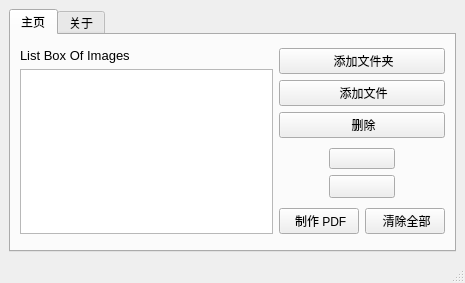
<?xml version="1.0" encoding="UTF-8"?>
<ui version="4.0">
 <class>MainWindow</class>
 <widget class="QMainWindow" name="MainWindow">
  <property name="geometry">
   <rect>
    <x>0</x>
    <y>0</y>
    <width>465</width>
    <height>283</height>
   </rect>
  </property>
  <property name="minimumSize">
   <size>
    <width>465</width>
    <height>283</height>
   </size>
  </property>
  <property name="maximumSize">
   <size>
    <width>465</width>
    <height>283</height>
   </size>
  </property>
  <property name="windowTitle">
   <string>图片转换为 PDF</string>
  </property>
  <property name="windowIcon">
   <iconset>
    <normaloff>icons/main_icon.png</normaloff>icons/main_icon.png</iconset>
  </property>
  <widget class="QWidget" name="centralwidget">
   <layout class="QHBoxLayout" name="horizontalLayout_6">
    <item>
     <widget class="QTabWidget" name="tabWidget">
      <property name="tabShape">
       <enum>QTabWidget::Rounded</enum>
      </property>
      <property name="currentIndex">
       <number>0</number>
      </property>
      <widget class="QWidget" name="tab">
       <attribute name="icon">
        <iconset>
         <normaloff>icons/top_menu_50px.png</normaloff>icons/top_menu_50px.png</iconset>
       </attribute>
       <attribute name="title">
        <string>主页</string>
       </attribute>
       <layout class="QGridLayout" name="gridLayout">
        <item row="0" column="0" rowspan="3">
         <layout class="QVBoxLayout" name="verticalLayout_3">
          <item>
           <widget class="QLabel" name="label_8">
            <property name="text">
             <string>&lt;html&gt;&lt;head/&gt;&lt;body&gt;&lt;p&gt;&lt;span style=&quot; font-size:10pt;&quot;&gt;List Box Of Images&lt;/span&gt;&lt;/p&gt;&lt;/body&gt;&lt;/html&gt;</string>
            </property>
           </widget>
          </item>
          <item>
           <widget class="QListWidget" name="listWidget"/>
          </item>
         </layout>
        </item>
        <item row="0" column="1">
         <layout class="QVBoxLayout" name="verticalLayout">
          <item>
           <widget class="QPushButton" name="pushButton">
            <property name="text">
             <string> 添加文件夹</string>
            </property>
            <property name="icon">
             <iconset>
              <normaloff>icons/Add Folder_50px.png</normaloff>icons/Add Folder_50px.png</iconset>
            </property>
           </widget>
          </item>
          <item>
           <widget class="QPushButton" name="pushButton_add">
            <property name="text">
             <string> 添加文件</string>
            </property>
            <property name="icon">
             <iconset>
              <normaloff>icons/plus_50px.png</normaloff>icons/plus_50px.png</iconset>
            </property>
           </widget>
          </item>
          <item>
           <widget class="QPushButton" name="pushButton_remove">
            <property name="text">
             <string> 删除</string>
            </property>
            <property name="icon">
             <iconset>
              <normaloff>icons/minus_50px.png</normaloff>icons/minus_50px.png</iconset>
            </property>
           </widget>
          </item>
         </layout>
        </item>
        <item row="1" column="1">
         <layout class="QVBoxLayout" name="verticalLayout_2" stretch="0,0">
          <property name="leftMargin">
           <number>50</number>
          </property>
          <property name="rightMargin">
           <number>50</number>
          </property>
          <item>
           <widget class="QPushButton" name="pushButton_up">
            <property name="maximumSize">
             <size>
              <width>91</width>
              <height>21</height>
             </size>
            </property>
            <property name="text">
             <string/>
            </property>
            <property name="icon">
             <iconset>
              <normaloff>icons/collapse_arrow_50px.png</normaloff>icons/collapse_arrow_50px.png</iconset>
            </property>
           </widget>
          </item>
          <item>
           <widget class="QPushButton" name="pushButton_down">
            <property name="maximumSize">
             <size>
              <width>91</width>
              <height>23</height>
             </size>
            </property>
            <property name="text">
             <string/>
            </property>
            <property name="icon">
             <iconset>
              <normaloff>icons/expand_arrow_50px.png</normaloff>icons/expand_arrow_50px.png</iconset>
            </property>
           </widget>
          </item>
         </layout>
        </item>
        <item row="2" column="1">
         <layout class="QHBoxLayout" name="horizontalLayout">
          <item>
           <widget class="QPushButton" name="pushButton_make_pdf">
            <property name="text">
             <string> 制作 PDF</string>
            </property>
            <property name="icon">
             <iconset>
              <normaloff>icons/export_pdf_50px.png</normaloff>icons/export_pdf_50px.png</iconset>
            </property>
           </widget>
          </item>
          <item>
           <widget class="QPushButton" name="pushButton_clear">
            <property name="text">
             <string> 清除全部</string>
            </property>
            <property name="icon">
             <iconset>
              <normaloff>icons/clear_symbol_50px.png</normaloff>icons/clear_symbol_50px.png</iconset>
            </property>
           </widget>
          </item>
         </layout>
        </item>
       </layout>
      </widget>
      <widget class="QWidget" name="tab_2">
       <attribute name="icon">
        <iconset>
         <normaloff>icons/info_50px.png</normaloff>icons/info_50px.png</iconset>
       </attribute>
       <attribute name="title">
        <string>关于</string>
       </attribute>
       <layout class="QGridLayout" name="gridLayout_3">
        <item row="0" column="0">
         <layout class="QHBoxLayout" name="horizontalLayout_2">
          <item>
           <widget class="QLabel" name="label">
            <property name="text">
             <string>&lt;html&gt;&lt;head/&gt;&lt;body&gt;&lt;p&gt;Developer:&lt;/p&gt;&lt;/body&gt;&lt;/html&gt;</string>
            </property>
           </widget>
          </item>
          <item>
           <widget class="QLabel" name="label_2">
            <property name="text">
             <string>Sakib Khan Inan</string>
            </property>
           </widget>
          </item>
         </layout>
        </item>
        <item row="1" column="0">
         <layout class="QHBoxLayout" name="horizontalLayout_3">
          <item>
           <widget class="QLabel" name="label_5">
            <property name="minimumSize">
             <size>
              <width>81</width>
              <height>16</height>
             </size>
            </property>
            <property name="text">
             <string>联系信息:</string>
            </property>
           </widget>
          </item>
          <item>
           <widget class="QLabel" name="label_6">
            <property name="minimumSize">
             <size>
              <width>191</width>
              <height>16</height>
             </size>
            </property>
            <property name="text">
             <string>sakib.khaninan@hotmail.com</string>
            </property>
           </widget>
          </item>
         </layout>
        </item>
        <item row="2" column="0">
         <layout class="QHBoxLayout" name="horizontalLayout_4">
          <item>
           <widget class="QLabel" name="label_4">
            <property name="maximumSize">
             <size>
              <width>191</width>
              <height>20</height>
             </size>
            </property>
            <property name="text">
             <string>所用工具:</string>
            </property>
           </widget>
          </item>
          <item>
           <widget class="QLabel" name="label_3">
            <property name="text">
             <string>Python 3.7, PyQt5, PILLOW (PIL).</string>
            </property>
           </widget>
          </item>
         </layout>
        </item>
        <item row="3" column="0">
         <layout class="QHBoxLayout" name="horizontalLayout_5">
          <item>
           <widget class="QLabel" name="label_7">
            <property name="text">
             <string>图标来自:</string>
            </property>
           </widget>
          </item>
          <item>
           <widget class="QLabel" name="label_9">
            <property name="text">
             <string>&lt;html&gt;&lt;head/&gt;&lt;body&gt;&lt;p&gt;&lt;a href=&quot;https://icons8.com&quot;&gt;&lt;span style=&quot; text-decoration: underline; color:#00bcd4;&quot;&gt;Icons8.com&lt;/span&gt;&lt;/a&gt;&lt;/p&gt;&lt;/body&gt;&lt;/html&gt;</string>
            </property>
            <property name="openExternalLinks">
             <bool>true</bool>
            </property>
           </widget>
          </item>
         </layout>
        </item>
        <item row="4" column="0">
         <widget class="QTextBrowser" name="textBrowser">
          <property name="html">
           <string>&lt;!DOCTYPE HTML PUBLIC &quot;-//W3C//DTD HTML 4.0//EN&quot; &quot;http://www.w3.org/TR/REC-html40/strict.dtd&quot;&gt;
&lt;html&gt;&lt;head&gt;&lt;meta name=&quot;qrichtext&quot; content=&quot;1&quot; /&gt;&lt;style type=&quot;text/css&quot;&gt;
p, li { white-space: pre-wrap; }
&lt;/style&gt;&lt;/head&gt;&lt;body style=&quot; font-family:'MS Shell Dlg 2'; font-size:8.25pt; font-weight:400; font-style:normal;&quot;&gt;
&lt;p style=&quot; margin-top:0px; margin-bottom:0px; margin-left:0px; margin-right:0px; -qt-block-indent:0; text-indent:0px;&quot;&gt;MIT License&lt;/p&gt;
&lt;p style=&quot;-qt-paragraph-type:empty; margin-top:0px; margin-bottom:0px; margin-left:0px; margin-right:0px; -qt-block-indent:0; text-indent:0px;&quot;&gt;&lt;br /&gt;&lt;/p&gt;
&lt;p style=&quot; margin-top:0px; margin-bottom:0px; margin-left:0px; margin-right:0px; -qt-block-indent:0; text-indent:0px;&quot;&gt;Copyright (c) 2020 Sakib Khan Inan&lt;/p&gt;
&lt;p style=&quot;-qt-paragraph-type:empty; margin-top:0px; margin-bottom:0px; margin-left:0px; margin-right:0px; -qt-block-indent:0; text-indent:0px;&quot;&gt;&lt;br /&gt;&lt;/p&gt;
&lt;p style=&quot; margin-top:0px; margin-bottom:0px; margin-left:0px; margin-right:0px; -qt-block-indent:0; text-indent:0px;&quot;&gt;Permission is hereby granted, free of charge, to any person obtaining a copy&lt;/p&gt;
&lt;p style=&quot; margin-top:0px; margin-bottom:0px; margin-left:0px; margin-right:0px; -qt-block-indent:0; text-indent:0px;&quot;&gt;of this software and associated documentation files (the &amp;quot;Software&amp;quot;), to deal&lt;/p&gt;
&lt;p style=&quot; margin-top:0px; margin-bottom:0px; margin-left:0px; margin-right:0px; -qt-block-indent:0; text-indent:0px;&quot;&gt;in the Software without restriction, including without limitation the rights&lt;/p&gt;
&lt;p style=&quot; margin-top:0px; margin-bottom:0px; margin-left:0px; margin-right:0px; -qt-block-indent:0; text-indent:0px;&quot;&gt;to use, copy, modify, merge, publish, distribute, sublicense, and/or sell&lt;/p&gt;
&lt;p style=&quot; margin-top:0px; margin-bottom:0px; margin-left:0px; margin-right:0px; -qt-block-indent:0; text-indent:0px;&quot;&gt;copies of the Software, and to permit persons to whom the Software is&lt;/p&gt;
&lt;p style=&quot; margin-top:0px; margin-bottom:0px; margin-left:0px; margin-right:0px; -qt-block-indent:0; text-indent:0px;&quot;&gt;furnished to do so, subject to the following conditions:&lt;/p&gt;
&lt;p style=&quot;-qt-paragraph-type:empty; margin-top:0px; margin-bottom:0px; margin-left:0px; margin-right:0px; -qt-block-indent:0; text-indent:0px;&quot;&gt;&lt;br /&gt;&lt;/p&gt;
&lt;p style=&quot; margin-top:0px; margin-bottom:0px; margin-left:0px; margin-right:0px; -qt-block-indent:0; text-indent:0px;&quot;&gt;The above copyright notice and this permission notice shall be included in all&lt;/p&gt;
&lt;p style=&quot; margin-top:0px; margin-bottom:0px; margin-left:0px; margin-right:0px; -qt-block-indent:0; text-indent:0px;&quot;&gt;copies or substantial portions of the Software.&lt;/p&gt;
&lt;p style=&quot;-qt-paragraph-type:empty; margin-top:0px; margin-bottom:0px; margin-left:0px; margin-right:0px; -qt-block-indent:0; text-indent:0px;&quot;&gt;&lt;br /&gt;&lt;/p&gt;
&lt;p style=&quot; margin-top:0px; margin-bottom:0px; margin-left:0px; margin-right:0px; -qt-block-indent:0; text-indent:0px;&quot;&gt;THE SOFTWARE IS PROVIDED &amp;quot;AS IS&amp;quot;, WITHOUT WARRANTY OF ANY KIND, EXPRESS OR&lt;/p&gt;
&lt;p style=&quot; margin-top:0px; margin-bottom:0px; margin-left:0px; margin-right:0px; -qt-block-indent:0; text-indent:0px;&quot;&gt;IMPLIED, INCLUDING BUT NOT LIMITED TO THE WARRANTIES OF MERCHANTABILITY,&lt;/p&gt;
&lt;p style=&quot; margin-top:0px; margin-bottom:0px; margin-left:0px; margin-right:0px; -qt-block-indent:0; text-indent:0px;&quot;&gt;FITNESS FOR A PARTICULAR PURPOSE AND NONINFRINGEMENT. IN NO EVENT SHALL THE&lt;/p&gt;
&lt;p style=&quot; margin-top:0px; margin-bottom:0px; margin-left:0px; margin-right:0px; -qt-block-indent:0; text-indent:0px;&quot;&gt;AUTHORS OR COPYRIGHT HOLDERS BE LIABLE FOR ANY CLAIM, DAMAGES OR OTHER&lt;/p&gt;
&lt;p style=&quot; margin-top:0px; margin-bottom:0px; margin-left:0px; margin-right:0px; -qt-block-indent:0; text-indent:0px;&quot;&gt;LIABILITY, WHETHER IN AN ACTION OF CONTRACT, TORT OR OTHERWISE, ARISING FROM,&lt;/p&gt;
&lt;p style=&quot; margin-top:0px; margin-bottom:0px; margin-left:0px; margin-right:0px; -qt-block-indent:0; text-indent:0px;&quot;&gt;OUT OF OR IN CONNECTION WITH THE SOFTWARE OR THE USE OR OTHER DEALINGS IN THE&lt;/p&gt;
&lt;p style=&quot; margin-top:0px; margin-bottom:0px; margin-left:0px; margin-right:0px; -qt-block-indent:0; text-indent:0px;&quot;&gt;SOFTWARE.&lt;/p&gt;&lt;/body&gt;&lt;/html&gt;</string>
          </property>
         </widget>
        </item>
       </layout>
      </widget>
     </widget>
    </item>
   </layout>
  </widget>
  <widget class="QMenuBar" name="menubar">
   <property name="geometry">
    <rect>
     <x>0</x>
     <y>0</y>
     <width>465</width>
     <height>21</height>
    </rect>
   </property>
  </widget>
  <widget class="QStatusBar" name="statusbar"/>
 </widget>
 <resources/>
 <connections/>
</ui>
